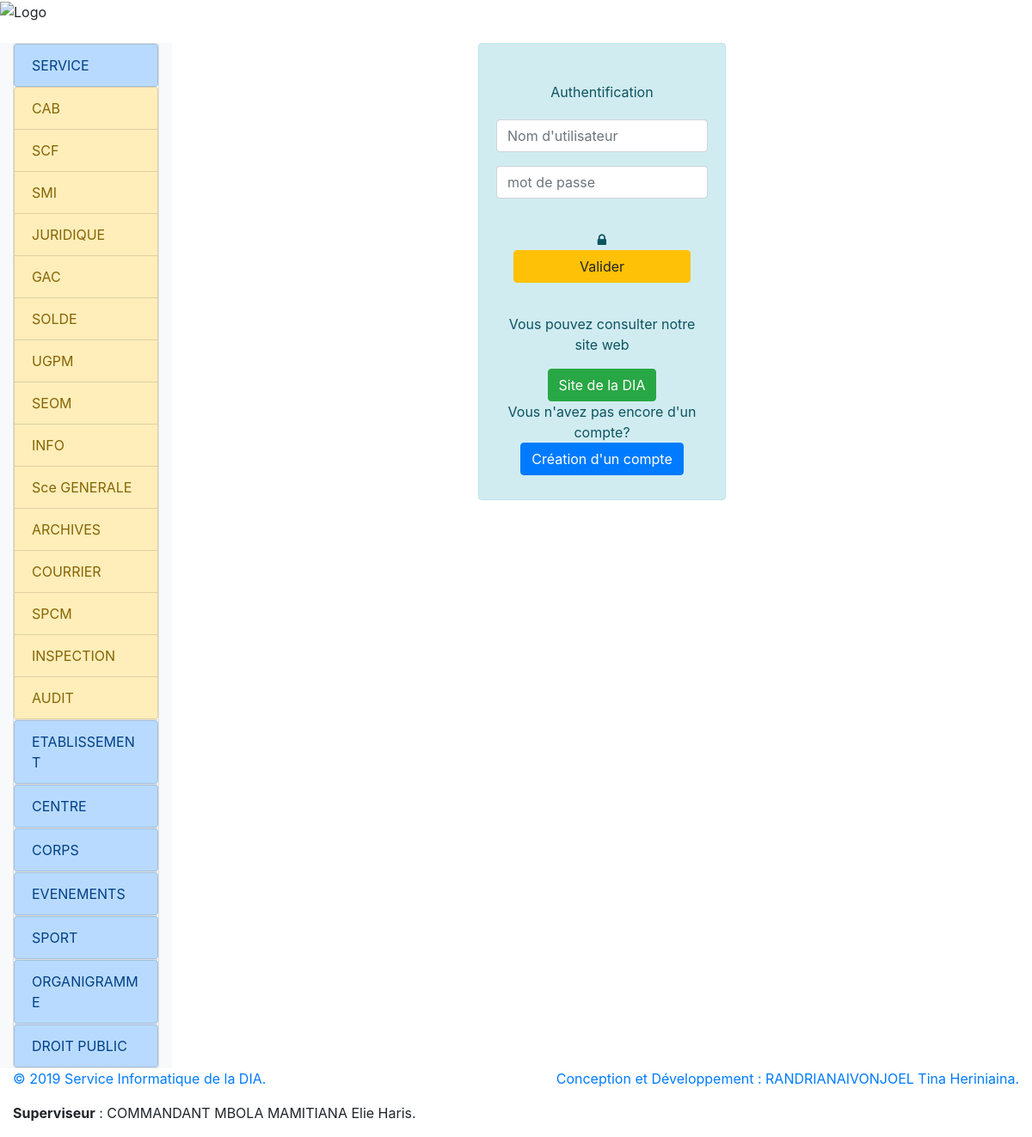
The page /index.php?p=acces&etsouservice=2 on the database its author committed.
### tables this page shows
CREATE TABLE IF NOT EXISTS `etsouservice` (
`id_etsouservice` int(11) NOT NULL,
  `etsouservice` varchar(50) NOT NULL,
  `SE` varchar(50) NOT NULL,
  `libelle` varchar(50) NOT NULL
);

### index.php (called while the page is built, shortened)
<?php
if (isset($_GET['p'])) {
  $p = $_GET['p'];
}else{
  $p='home';
}
require 'home/inc/include.php';
$contenu = ob_get_clean();
require "home/public/template/template.php";
?>

### spcm/inc/function.php (called while the page is built, shortened)
<?php
function getAllService()
{
    global $db;
    $var = $db->query('SELECT  * FROM  etsouservice WHERE SE = "SERVICE"');
    return $var;
}

### home/public/template/template.php (the view, shortened to what this page needs)
<?php
$service = getAllService();
 ?>
<!DOCTYPE html>
<html lang="en">
    <head>
        <link  href="public/css/bootstrap.min.css" rel="stylesheet">
        <link rel="stylesheet" type="text/css" href="public/font-awesome-4.3.0/css/font-awesome.min.css">
      </head>
<body>
<div class="bd-example mb-4">
  <div id="carouselExampleCaptions" class="carousel slide" data-ride="carousel">
    <ol class="carousel-indicators">
      <li data-target="#carouselExampleCaptions" data-slide-to="0" class="active"></li>
      <li data-target="#carouselExampleCaptions" data-slide-to="1"></li>
      <li data-target="#carouselExampleCaptions" data-slide-to="2"></li>
    </ol>
    <div class="carousel-inner">
      <div class="carousel-item active">
      <img src="home/public/jpg/DSCN2645.JPG" alt="Logo" width="100%" height="300px" />
        <div class="carousel-caption d-none d-md-block">
        </div>
      </div>
    </div>
    <a class="carousel-control-prev" href="#carouselExampleCaptions" role="button" data-slide="prev">
      <span class="carousel-control-prev-icon" aria-hidden="true"></span>
    </a>
    <a class="carousel-control-next" href="#carouselExampleCaptions" role="button" data-slide="next">
      <span class="carousel-control-next-icon" aria-hidden="true"></span>
    </a>
  </div>
</div>
<div class="container-fluid">
  <div class="row">
    <nav class="col-md-2 d-none d-md-block bg-light sidebar">
      <div class="accordion" id="accordionExample">
        <div class="card">
          <div class="list-group" class="" id="headingOne">
            <button class="list-group-item list-group-item-action list-group-item-primary" type="button" data-toggle="collapse" data-target="#collapseOne" aria-expanded="true" aria-controls="collapseOne">
                SERVICE
              </button>
            </div>
          <div id="collapseOne" class="collapse show" aria-labelledby="headingOne" data-parent="#accordionExample">
            <ul class="list-group ">
              <?php foreach ($service as $liste1): ?>
                <a href="index.php?p=acces&etsouservice=<?php echo $liste1->etsouservice ?>" class="list-group-item list-group-item-warning d-flex  align-items-center ">
                   <?php echo $liste1->etsouservice  ?>
                </a>
              <?php endforeach ?>
            </ul>
          </div>
        </div>
        <div class="card">
          <div class="list-group" id="headingTwo">
            <button   class="list-group-item list-group-item-action list-group-item-primary" type="button" data-toggle="collapse" data-target="#collapseTwo" aria-expanded="false" aria-controls="collapseTwo">
              ETABLISSEMENT
            </button>
          </div>
        </div>
        <div class="card">
          <div class="list-group" id="headingThree">
              <button class="list-group-item list-group-item-action list-group-item-primary" type="button" data-toggle="collapse" data-target="#collapseThree" aria-expanded="false" aria-controls="collapseThree">
                 CENTRE
              </button>
          </div>
        </div>
        <div class="card">
          <div class="list-group" id="headingThree">
              <button class="list-group-item list-group-item-action list-group-item-primary" type="button" data-toggle="collapse" data-target="#collapseFour" aria-expanded="false" aria-controls="collapseFour">
                 CORPS
              </button>
          </div>
        </div>
        <div class="card">
          <div class="list-group" id="headingThree">
              <button class="list-group-item list-group-item-action list-group-item-primary" type="button" data-toggle="collapse" data-target="#collapseFive" aria-expanded="false" aria-controls="collapseFive">
                 EVENEMENTS
              </button>
          </div>
        </div>
        <div class="card">
          <div class="list-group" id="headingThree">
              <button class="list-group-item list-group-item-action list-group-item-primary" type="button" data-toggle="collapse" data-target="#collapseSix" aria-expanded="false" aria-controls="collapseSix">
                 SPORT
              </button>
          </div>
        </div>
        <div class="card">
          <div class="list-group" id="headingThree">
              <a class="list-group-item list-group-item-action list-group-item-primary" href="index.php?p=organigramme" >
                 ORGANIGRAMME
              </a>
          </div>
        </div>
        <div class="card">
          <div class="list-group" id="headingThree">
              <a class="list-group-item list-group-item-action list-group-item-primary" href="droit/" >
                 DROIT PUBLIC
              </a>
          </div>
        </div>
      </div>
    </nav>
    <main role="main" class="col-md-9 ml-sm-auto col-lg-10 px-4">
       <?php echo $contenu ?>
     </main>
  </div>
</div>
        <footer class="col-md-12">
        <p class="float-right"  >
          <a href="#">Conception et Développement : </a>
          <a href="#">RANDRIANAIVONJOEL Tina Heriniaina.</a>
        </p>
        <p >
          <a href="#">&copy; 2019 Service Informatique de la DIA.</a>
        </p>
        <p><b>Superviseur</b> : COMMANDANT  MBOLA MAMITIANA Elie Haris.</p>
      </footer>
    </body>
</html>

### home/inc/include.php
<?php
if ($p=='home') {
	require 'home/class/home.php';
} if ($p=='organigramme') {
	require 'home/class/organigramme.php';
}  if ($p=='acces') {
	require 'home/class/acces.php';
} if ($p=='historique') {
	require 'home/class/historique.php';
}
 ?>

### home/class/acces.php (shortened to what this page needs)
<center>
<form  action="home/class/login.php" class="form-login" name="formlogin" method="post" enctype="multipart/form-data">
<div class="card alert alert-info" style="width: 18rem;">
  <div class="card-body">
    <p class="card-text">
      Authentification
    </p>
  </div>
  <div class="list-group list-group-flush">
    <div class="form-group">
      <input type="text" name="username" class="form-control"  placeholder="Nom d'utilisateur" id="username" autofocus="autofocus" required />
    </div>
    <div class="form-group">
      <input name="password" type="password" id="password" placeholder="mot de passe"  class="form-control" maxlength="50" autofocus="autofocus" required />
    </div>
  </div>
  <div class="card-body">
    <div class='form-group'>
      <i class="fa fa-lock"></i>
      <input type="submit" id="btnlogin" class="btn btn-warning btn-block"  value="Valider" />
    </div>
  </div>
    <div class="login-social-link centered">
      <p>Vous pouvez consulter notre site web</p>
      <a href="index.php" class=" btn btn-success ">Site de la DIA</a>
    </div>
    <p class="registration">
      Vous n'avez pas encore d'un compte?<br/>
      <button type="button" class="btn btn-primary" data-toggle="modal" data-target="#exampleModal" data-whatever="@mdo">Création d'un compte</button>
    </p>
</div>
</form>
</center>

### rows shown on the page
etsouservice: etsouservice "CAB"
etsouservice: etsouservice "SCF"
etsouservice: etsouservice "SMI"
etsouservice: etsouservice "JURIDIQUE"
etsouservice: etsouservice "GAC"
etsouservice: etsouservice "SOLDE"
etsouservice: etsouservice "UGPM"
etsouservice: etsouservice "SEOM"
etsouservice: etsouservice "INFO"
etsouservice: etsouservice "Sce GENERALE"
etsouservice: etsouservice "ARCHIVES"
etsouservice: etsouservice "COURRIER"
etsouservice: etsouservice "SPCM"
etsouservice: etsouservice "INSPECTION"
etsouservice: etsouservice "AUDIT"
